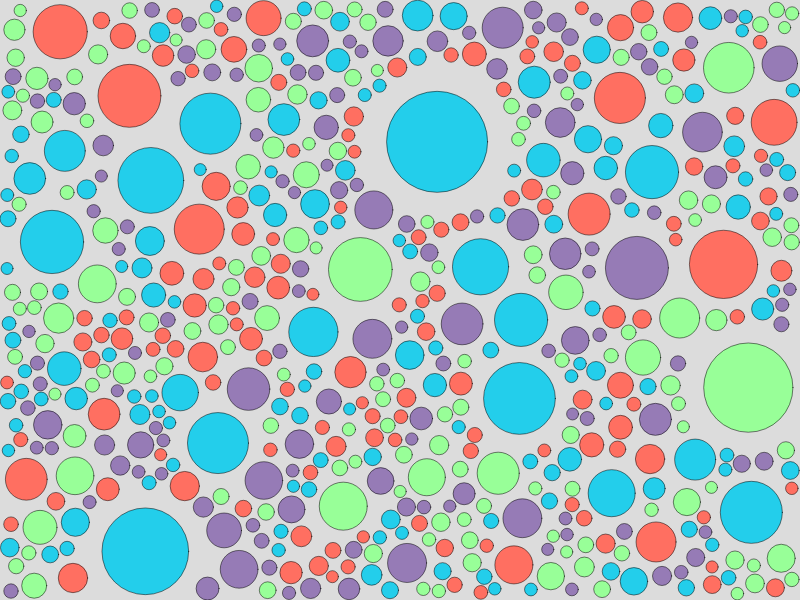
Frame 1 (no input)
Frame 60 (no input): identical to frame 1, image omitted
Frame 120 (the mouse pressed at the canvas centre since frame 60): identical to frame 1, image omitted

The p5.js sketch that drew this single still picture (run headless with seeded random() and noise() and a simulated clock; from frame 60 on, the mouse is pressed at the canvas centre):

// p5.js sketch
// ── sketch.js
let circles = [];
let colors = [[255, 111, 97], [35, 206, 235], [150, 123, 182], [152, 255, 152]]

function setup() {
  createCanvas(800, 600);
  
  for (let i = 0; i < 1200; i++) {
    let c = new Circle(paretoDistributionSample(6, 1), random(colors));
    if (c.checkForCollision(circles)) {
      circles.push(c);
    }
  }
}

function draw() {
  background(220);
  for (let i = 0; i < circles.length; i++) {
    let c = circles[i];
    c.paint(circles);
    //c.update(circles);
  }
}

function paretoDistributionSample(minValue, alpha) {
  let u = random();
  return minValue * Math.pow(1 - u, -1 / alpha);
}
// ── Circle.js
class Circle {
  constructor(radious, color) {
    this.r = radious
    this.x = random(this.r, width - this.r)
    this.y = random(this.r, height - this.r)
    this.area = 3.14 * (this.r * this.r);
    this.mass = map(this.area, 113, 1000, 1, 3.5);
    this.red = color[0]
    this.green = color[1]
    this.blue = color[2]
  }
  
  paint(circles) {
    fill(this.red, this.green, this.blue)
    strokeWeight(0.5)
    this.bounce(this.collition(circles));
    circle(this.x, this.y, this.r * 2)
  }
  
  update(circles) {
    let moveX = random(-this.mass - 1, 1 + this.mass);
    let moveY = random(-this.mass - 1, 1 + this.mass);
    
    moveX = map(moveX, -this.mass - 1, 1 + this.mass, -0.2, 0.2);
    moveY = map(moveY, -this.mass - 1, 1 + this.mass, -0.2, 0.2);
    
    this.x += moveX;
    this.y += moveY;
  }
  
  bounce(collided) {
    for (let i = 0; i < collided.length; i++) {
      if (this.mass > collided[i].mass) {
        let dir = this.getDirection(collided[i]);
        collided[i].x += dir[0];
        collided[i].y += dir[1];
      } else {
        let dir = this.getDirection(collided[i], false);
        this.x += dir[0];
        this.y += dir[1];
      }
    }
  }
  
  getDirection(object, aTob=true) {
    let dx = object.x - this.x;
    let dy = object.y - this.y;
    
    if (!aTob) {
      dx = this.x - object.x;
      dy = this.y - object.y;
    }
    
    let length = Math.sqrt(dx * dx + dy * dy);
    // normalize
    let dirX = dx / length;
    let dirY = dy / length;
    
    // map it to the mass of the object
    dirX *= map(this.mass, 1, 3.5, 0.2, 1.1);
    dirY *= map(this.mass, 1, 3.5, 0.2, 1.1);
    
    
    return [dirX, dirY];
  }
  
  collition(circles) {
    let collided = []
    for (let i = 0; i < circles.length; i++) {
      if (this.x == circles[i].x || this.y == circles[i].y) {
        continue;
      }
      let c = circles[i];
      let distance = sqrt(((this.x - c.x) * (this.x - c.x)) + ((this.y - c.y) * (this.y - c.y)));
      
      if (distance <= (this.r + circles[i].r) + this.mass) {
        collided.push(circles[i]);
      }
      else if (distance <= (this.r + c.r) + c.mass) {
        collided.push(circles[i]);
      }
    }
    
    return collided;
  }
  
  checkForCollision(circles) {
    let tries = 0, maxTries = 1200;
    
    while (tries < maxTries) {
      let collition = false;
      
      for (let i = 0; i < circles.length; i++) {
        let c = circles[i];

        // calculate the distance
        let distance = sqrt(((this.x - c.x) * (this.x - c.x)) + ((this.y - c.y) * (this.y - c.y)));

        if (distance <= (this.r + c.r) + this.mass) {
          collition = true;
          break;
        }
        if (distance <= (this.r + c.r) + c.mass) {
          collition = true;
          break;
        }
      }
      
      if (!collition) {
        return true;
      }
      
      this.x = random(this.r, width - this.r);
      this.y = random(this.r, height - this.r);
      tries++;
    }
    return false;
  }
}
